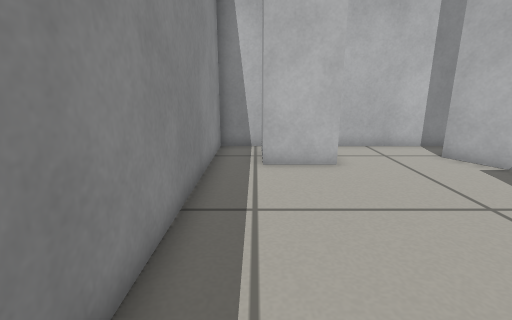
[1] (above)

16 first-person views from a walk through a Gazebo world. The camera is 0.49 m above the floor, tilts 14° down and sees 85° across. The floor is counted in squares, 0.2 m on a side. Each view is taken from the middle of a square. On the plan, view 1 faces up. The plan holds only what a view shows up to about 18 squares ahead; the rest is blank.

[2]
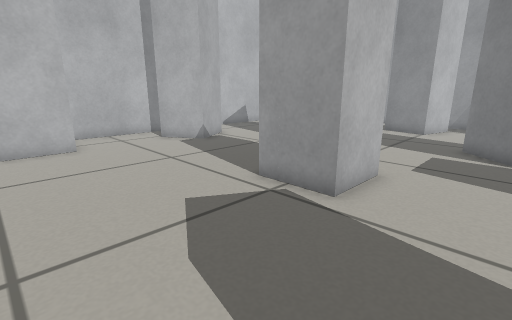

[3]
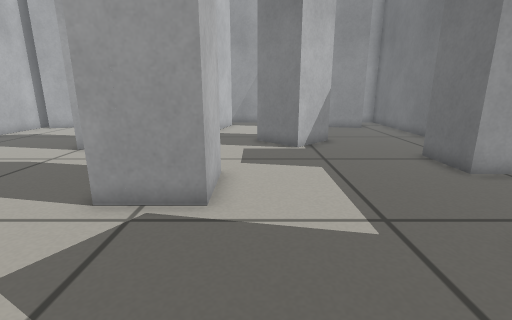

[4]
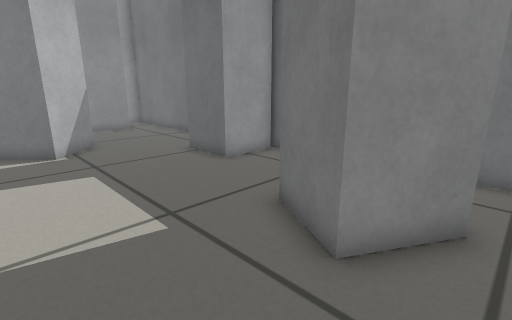

[5]
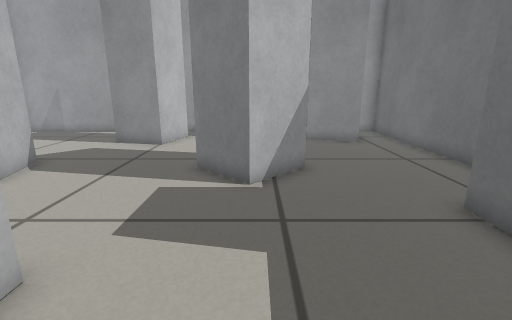

[6]
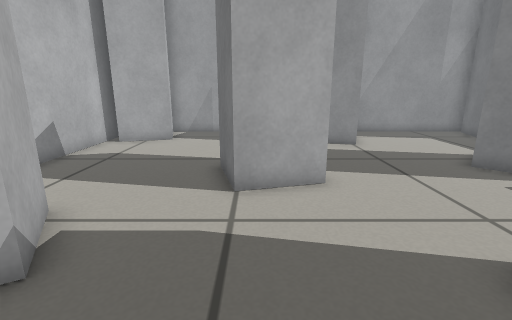

[7]
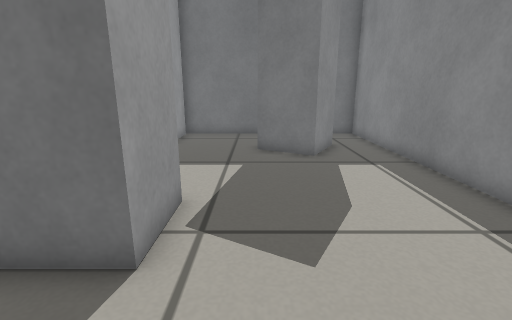

[8]
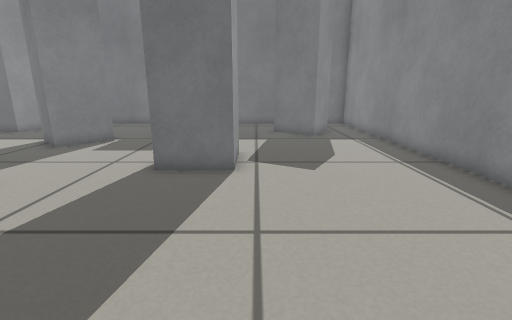

[9]
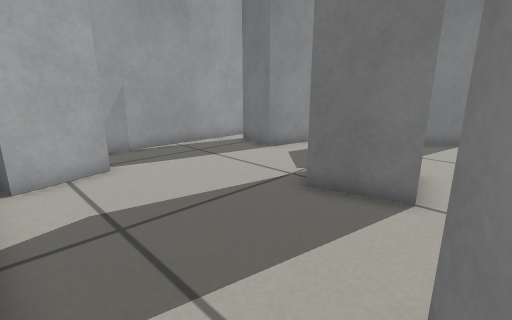

[10]
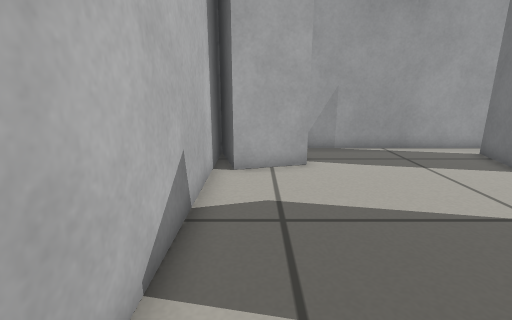

[11]
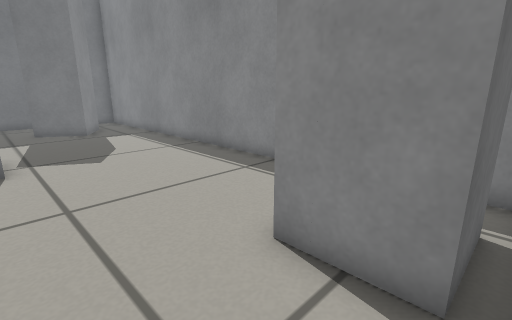

[12]
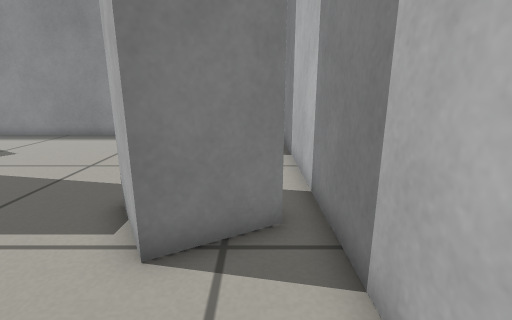

[13]
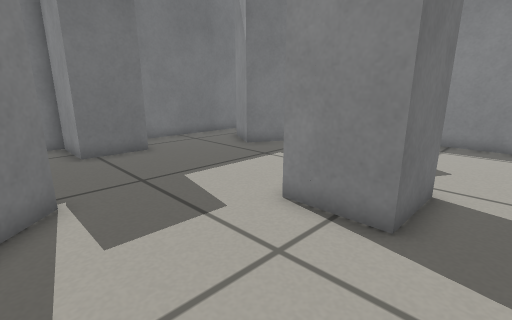

[14]
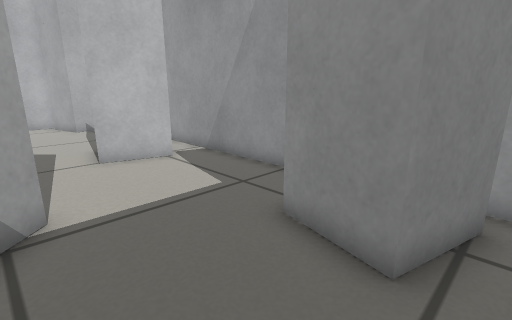

[15]
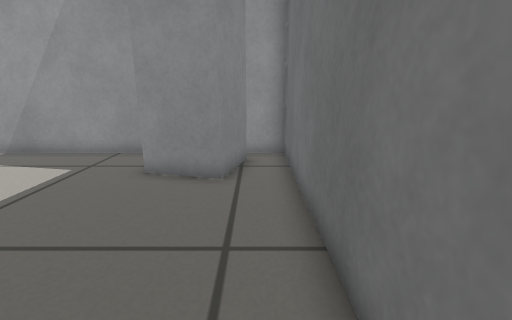

[16]
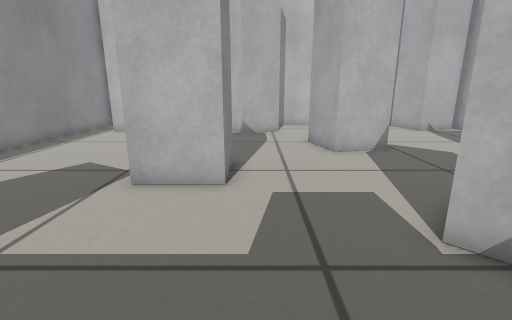

### Floor plan
Points are (right, up) in squares from view 1. A wall is a line through its corners. A room is listed if a view was taken in it or the views show most of it. See-through windows are left out.
Room 1 (views 1, 2, 3, 4, 5, 6, 7, 8, 9, 10, 11, 12, 13, 14, 15, 16)
walls: (8.2, 1.6) (8.2, -0.9) (5.7, -0.9) (5.7, 1.6) (8.2, 1.6); (14.7, 3.8) (12.2, 3.1) (11.6, 5.5) (14, 6.2); (13.9, -5.7) (12.1, -3.8) (13.8, -2.1) (15.6, -3.8) (14.9, -4.5); (18.8, 0.1) (17.8, 0.4) (18.4, 2.8) (20.9, 2.1); (9.1, 11.5) (10.4, 9.3) (8.2, 8.1) (7, 10.3); (0.5, -7.7) (1.8, -5.4) (3.9, -6.7) (2.6, -8.9); (21.9, 2.1) (21.9, 10.5); (0.1, 11.7) (2.7, 11.7) (2.7, 9.2) (0.2, 9.2) (0.2, 11.4); (21.6, 9.9) (19.2, 9.3) (18.5, 11.7); (21.1, -9.7) (18.5, -9) (19.2, -6.6); (21.3, 12.4) (-1.6, 12.4) (-1.6, -11.1) (8, -11.1) (8, -8.4) (10.5, -8.4) (10.5, -11.1) (21.9, -11.1) (21.9, -9.5)
ways out: opening at (19.5, -3.5) to room 2; gap at (21, 2) to room 2
Room 2 (no view inside)
walls: (20.2, -0.3) (18.8, 0.1); (19.2, -6.6) (21.9, -7.3) (21.9, 2.1)
ways out: opening at (19.5, -3.5) to room 1; gap at (21, 2) to room 1

Where each view was taken, in squares from view 1:
view 1: 0 up, 0 right, facing up
view 2: 4 down, 0 right, facing up-right
view 3: 2 down, 0 right, facing right
view 4: 2 down, 0 right, facing down-right
view 5: 4 down, 5 right, facing right
view 6: 5 up, 5 right, facing right
view 7: 5 up, 4 right, facing down
view 8: 10 up, 5 right, facing down
view 9: 12 up, 10 right, facing down-right
view 10: 11 up, 10 right, facing right
view 11: 12 up, 6 right, facing down-left
view 12: 11 up, 14 right, facing left
view 13: 3 up, 13 right, facing down-left
view 14: 10 down, 15 right, facing up-right
view 15: 10 down, 11 right, facing right
view 16: 8 down, 9 right, facing up
